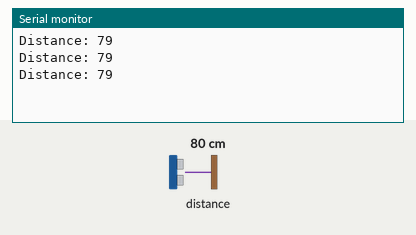
A sketch run on a simulated ESP8266 (NodeMCU). Shown: the last lines printed to the serial monitor. Wiring (inferred from the names in the program): ultrasonic range finder: trigger GPIO 2; echo GPIO 0. Inputs (shaded band) come from the test bench; at power-on: distance to the obstacle 80 cm. The echo pulse lasts 58.3 µs per cm; WiFi joins after 1.5 s; servers stay silent unless stated.

Above: at 3.0 s.
3.1 s: distance to the obstacle set to 2 cm
At 3.7 s:
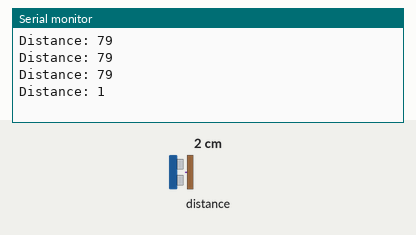
4.6 s: distance to the obstacle set to 4 cm
At 5.2 s:
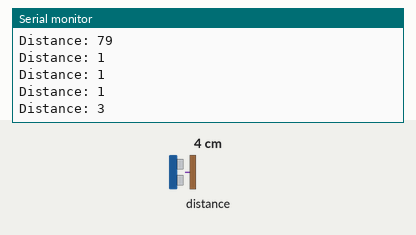
Timing chart, 0 to 7.6 s (numbered marks = the images above; inputs shaded):
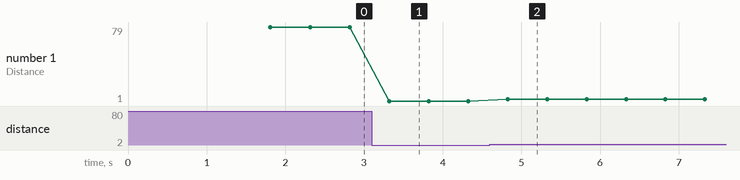

The sketch:

Nodemcu_ultrasonic.ino
```cpp
/*  ultrasonic project
 *  کنترل ارتباطات هوشمند آریا
 *  آموزش های برنامه نویسی در حوزه هوشمند سازی iot و همچنین مباحث هوش مصنوعی
 *  همچنین فروشگاهی از تجهیزات بروز توسعه علمی و هوشمند سازی
 *
 *  site: www.icc-aria.ir
 *  telegram: http://t.me/icc_aria
 *  instagram: http://instagram.com/icc_aria
 *  soroush: http://sapp.ir/icc_aria
 *  webpage: https://goo.gl/W6VjEn
*/

//آماده سازی و اضافه کردن کتابخانه های مربوط به پلتفرم
#define BLYNK_PRINT Serial
#include <ESP8266WiFi.h>
#include <BlynkSimpleEsp8266.h>

// محل قرار گیری کد حویت در ماژول
char auth[] = "YourAuthToken";

//defining the preneeds
const int trigPin = 2;  //D4
const int echoPin = 0;  //D3

// defines variables
long duration;
int distance;


// اطلاعات وای فای به همراه آدرس سرور برای اتصال ماژول
char ssid[] = "YourNetworkName";
char pass[] = "YourPassword";
char server[] = "YourServerIP";

void setup()
{
  // راه اندازی کنسول دیباگ برای خطایابی
  Serial.begin(115200);
  // راه اندازی اتصالات با استفاده از اطلاعات داده شده از قبل
  // در صورت وارد نکردن آدرس سرور به صورت پیشفرض به اینترنت متصل می شود
  Blynk.begin(auth, ssid, pass,server);
// Blynk.begin(auth, ssid, pass,server,8080);// برای کسانی که از سرور نسخه 0.30 به بالا استفاده می کنند
  pinMode(trigPin, OUTPUT); // Sets the trigPin as an Output
  pinMode(echoPin, INPUT); // Sets the echoPin as an Input
}

void loop()
{
  //راه اندازی ماژول و اتصال دائم به سرور و تبادل اطلاعات
  Blynk.run();
  ultra_sens();
}
void ultra_sens() {

  // Clears the trigPin
  digitalWrite(trigPin, LOW);
  delayMicroseconds(2);

  // Sets the trigPin on HIGH state for 10 micro seconds
  digitalWrite(trigPin, HIGH);
  delayMicroseconds(10);
  digitalWrite(trigPin, LOW);

  // Reads the echoPin, returns the sound wave travel time in microseconds
  duration = pulseIn(echoPin, HIGH);

  // Calculating the distance
  distance = duration * 0.034 / 2;
  // Prints the distance on the Serial Monitor
  Serial.print("Distance: ");
  Serial.println(distance);
  Blynk.virtualWrite(1, distance);
  delay(500);
}
```

Measured:
- after the input at 3.1 s, the serial monitor: prints a new line after 0.22 s (image 1)
- after the input at 4.6 s, the serial monitor: prints a new line after 0.23 s (image 2)
- plotted number 1: 79 → 1 after the input at 3.1 s, 1 → 3 after the input at 4.6 s
